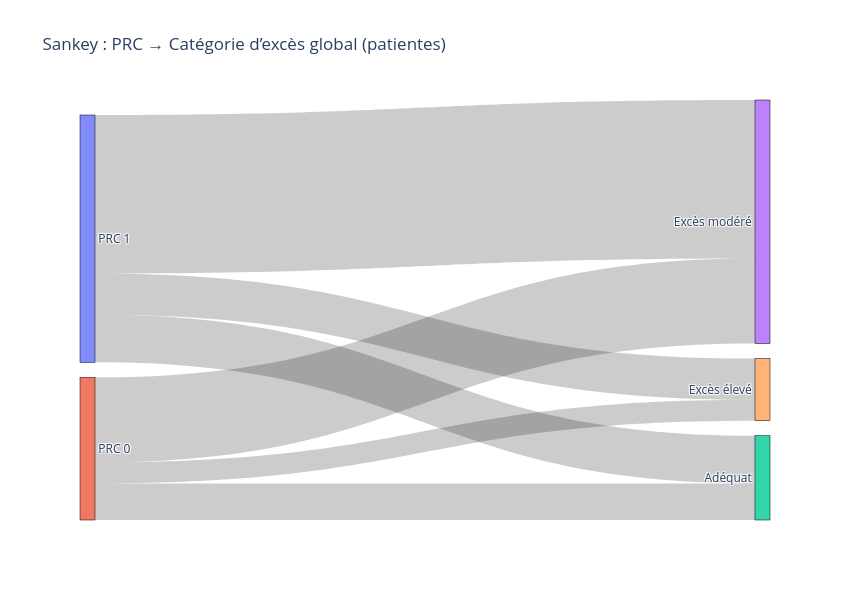

The notebook cell this image was saved under:
### Markdown cell above
La distribution du taux d’actes en excès montre qu’une majorité de patientes ne présente que peu ou pas d’actes réalisés en excès. Néanmoins, une proportion notable présente des taux d’excès élevés, soulignant une hétérogénéité importante dans l’adéquation des soins

### Code cell
prc_map = df_long[["ID_PATIENT", "PRC"]].drop_duplicates(subset=["ID_PATIENT"])
df_exces_patient = df_exces_patient.merge(prc_map, on="ID_PATIENT", how="left")

print(df_exces_patient.groupby("PRC")["pct_actes_en_excès"].describe())

def cat_excès(pct):
    if pct == 0:
        return "Adéquat"
    elif pct <= 50:
        return "Excès modéré"
    else:
        return "Excès élevé"

df_exces_patient["Cat_excès"] = df_exces_patient["pct_actes_en_excès"].apply(cat_excès)
df_exces_patient["PRC_Label"] = df_exces_patient["PRC"].map({0: "PRC 0", 1: "PRC 1"})

links_prc_exces = (
    df_exces_patient.groupby(['PRC_Label', 'Cat_excès'])["ID_PATIENT"]
    .nunique()
    .reset_index()
)

labels = list(df_exces_patient["PRC_Label"].unique()) + ["Adéquat", "Excès modéré", "Excès élevé"]
label_indices = {k: v for v, k in enumerate(labels)}

sources = links_prc_exces['PRC_Label'].map(label_indices)
targets = links_prc_exces['Cat_excès'].map(label_indices)
values = links_prc_exces["ID_PATIENT"]

fig = go.Figure(go.Sankey(
    node=dict(label=labels, pad=15, thickness=15, line=dict(color="black", width=0.5)),
    link=dict(source=sources, target=targets, value=values)
))
fig.update_layout(title="Sankey : PRC → Catégorie d’excès global (patientes)", font_size=12, width=850, height=600)
fig.show()

### Figure 1 — Plotly figure (JSON) as saved in the notebook; plotly's stock layout.template omitted (floating-point values rounded to 4 significant figures)
{"data": [{"link": {"source": [1, 1, 1, 0, 0, 0], "target": [2, 3, 4, 2, 3, 4], "value": [86, 200, 49, 112, 372, 97]}, "node": {"label": ["PRC 1", "PRC 0", "Adéquat", "Excès modéré", "Excès élevé"], "line": {"color": "black", "width": 0.5}, "pad": 15, "thickness": 15}, "type": "sankey"}], "layout": {"font": {"size": 12}, "height": 600, "title": {"text": "Sankey : PRC → Catégorie d’excès global (patientes)"}, "width": 850}}
